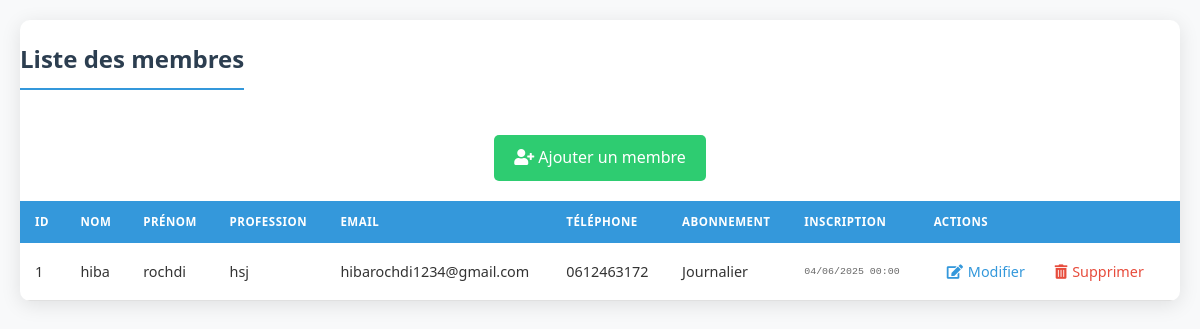
The app's page /membres/liste_membres.php with its own data.
### tables this page shows
CREATE TABLE `membres` (
  `id` int(11) NOT NULL,
  `nom` varchar(50) NOT NULL,
  `prenom` varchar(50) NOT NULL,
  `profession` varchar(50) DEFAULT NULL,
  `email` varchar(255) NOT NULL,
  `telephone` varchar(100) NOT NULL,
  `type_abonnement` varchar(100) DEFAULT NULL,
  `date_inscription` date NOT NULL
);

### membres/liste_membres.php (the view, shortened to what this page needs)
<?php
require '../db.php';
$membres = $pdo->query("SELECT * FROM membres ORDER BY date_inscription DESC")->fetchAll();
?>
<!DOCTYPE html>
<html lang="fr">
<head>
    <link rel="stylesheet" href="https://cdnjs.cloudflare.com/ajax/libs/font-awesome/5.15.4/css/all.min.css">
</head>
<body>
    <div class="table-container">
        <h2>Liste des membres</h2>
        <a href="ajouter_membre.php" class="add-member-btn">
            <i class="fas fa-user-plus"></i> Ajouter un membre
        </a>
        <?php if (empty($membres)): ?>
            <div class="empty-message">Aucun membre inscrit pour le moment</div>
        <?php else: ?>
            <table>
                <thead>
                    <tr>
                        <th>ID</th>
                        <th>Nom</th>
                        <th>Prénom</th>
                        <th>Profession</th>
                        <th>Email</th>
                        <th>Téléphone</th>
                        <th>Abonnement</th>
                        <th>Inscription</th>
                        <th class="action-buttons">Actions</th>
                    </tr>
                </thead>
                <tbody>
                    <?php foreach ($membres as $m): ?>
                    <tr>
                        <td><?= $m['id'] ?></td>
                        <td><?= htmlspecialchars($m['nom']) ?></td>
                        <td><?= htmlspecialchars($m['prenom']) ?></td>
                        <td><?= htmlspecialchars($m['profession']) ?></td>
                        <td><?= htmlspecialchars($m['email']) ?></td>
                        <td><?= htmlspecialchars($m['telephone']) ?></td>
                        <td><?= ucfirst($m['type_abonnement']) ?></td>
                        <td><?= date('d/m/Y H:i', strtotime($m['date_inscription'])) ?></td>
                        <td class="action-buttons">
                            <a href="modifier_abonnement.php?id=<?= $m['id'] ?>" title="Modifier">
                                <i class="fas fa-edit"></i> Modifier
                            </a>
                            <a href="supprimer_membre.php?id=<?= $m['id'] ?>"
                               onclick="return confirm('Êtes-vous sûr de vouloir supprimer ce membre ?');"
                               title="Supprimer">
                                <i class="fas fa-trash-alt"></i> Supprimer
                            </a>
                        </td>
                    </tr>
                    <?php endforeach; ?>
                </tbody>
            </table>
        <?php endif; ?>
    </div>
</body>
</html>

### membres/liste_membres.php (style rules this page uses)
body { font-family: 'Segoe UI', Tahoma, Geneva, Verdana, sans-serif; background-color: #f8f9fa; margin: 0; padding: 20px; color: #333; line-height: 1.6; }
h2 { color: #2c3e50; text-align: center; margin-bottom: 25px; font-weight: 600; padding-bottom: 10px; border-bottom: 2px solid #3498db; display: inline-block; }
.table-container { max-width: 100%; overflow-x: auto; margin: 0 auto; box-shadow: 0 4px 20px rgba(0, 0, 0, 0.1); border-radius: 10px; background: white; }
table { width: 100%; border-collapse: collapse; margin: 0 auto; font-size: 0.9em; min-width: 800px; }
th { background-color: #3498db; color: white; padding: 12px 15px; text-align: left; font-weight: 600; text-transform: uppercase; font-size: 0.8em; letter-spacing: 0.5px; }
td { padding: 12px 15px; border-bottom: 1px solid #e0e0e0; vertical-align: middle; }
td a { color: #3498db; text-decoration: none; margin: 0 5px; padding: 5px 8px; border-radius: 4px; transition: all 0.3s; font-weight: 500; display: inline-flex; align-items: center; gap: 5px; }
td a[onclick] { color: #e74c3c; }
td:nth-last-child(2) { font-family: monospace; font-size: 0.85em; color: #666; }
.action-buttons { white-space: nowrap; }
.add-member-btn { display: block; text-align: center; margin: 20px auto; padding: 10px 20px; background-color: #2ecc71; color: white; text-decoration: none; border-radius: 5px; width: fit-content; transition: background-color 0.3s; }

### records on screen
membres: id "1", nom "hiba", prenom "rochdi", profession "hsj", email "hibarochdi1234@gmail.com", telephone "0612463172", type_abonnement "Journalier", date_inscription "04/06/2025 00:00"
